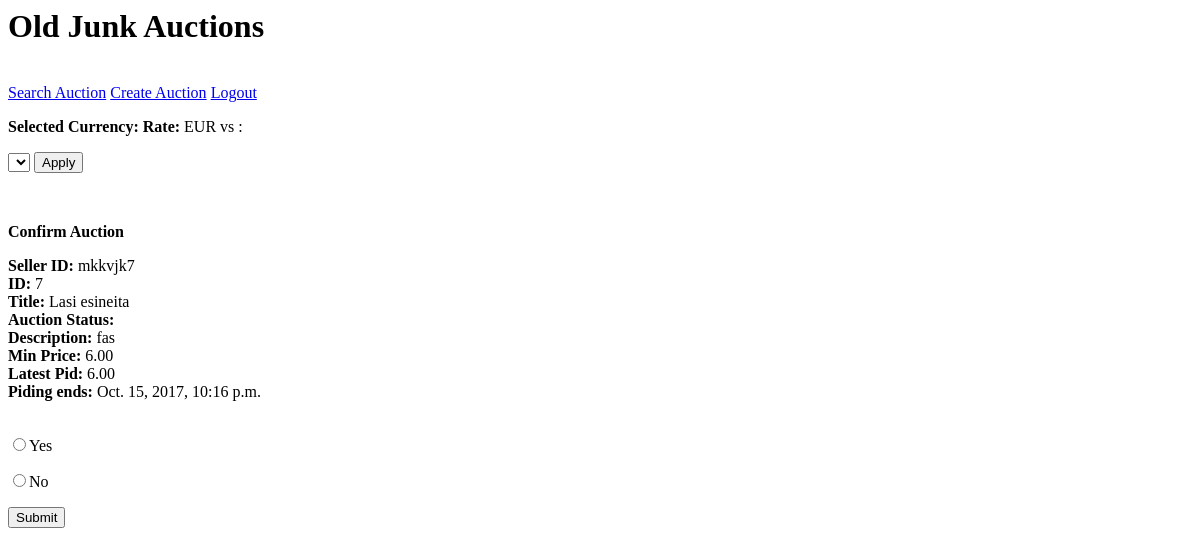
Page /banview/7 (signed in) on the earlier database version.
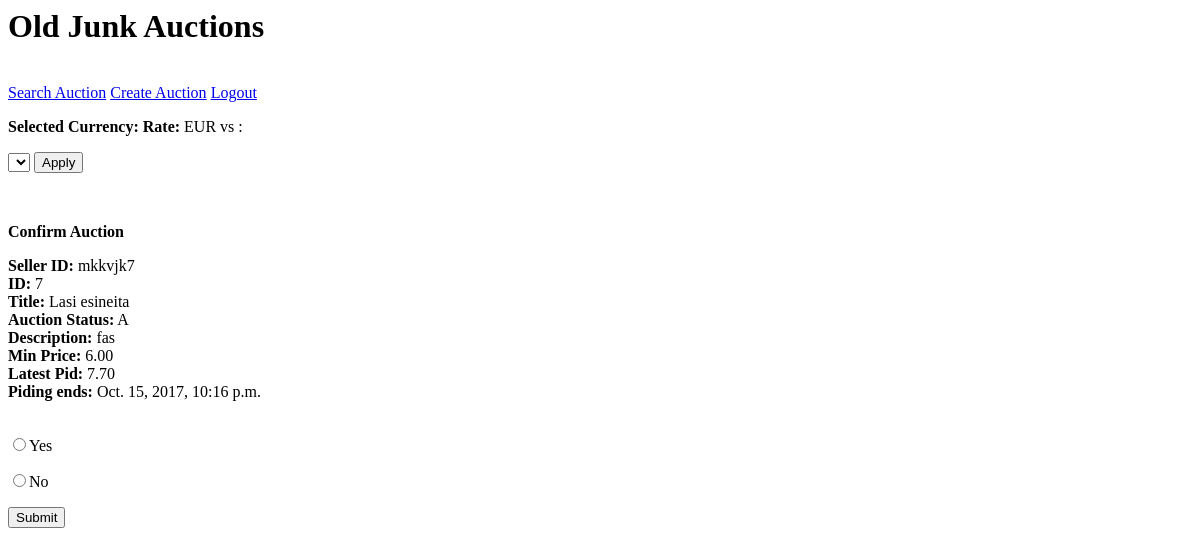
Same page on the later database version.
### YAAS_App/models.py (models this page shows, shortened)
class Auction(models.Model):
    ACTIVE = 'A'
    BANNED = 'B'
    DUE ='D'
    ADJUDICATED ='E'
    AUCTION_STATUS = (
        (ACTIVE, 'Active'),
        (BANNED, 'Banned'),
        (DUE, 'Due'),
        (ADJUDICATED, 'Adjudicated')
    )
    seller=models.ForeignKey(User)
    title=models.CharField(max_length=100)
    auction_status=models.CharField(max_length=1)
    description=models.TextField()
    start_price=models.DecimalField(max_digits=6,decimal_places=2)
    latest_pid=models.DecimalField(max_digits=6,decimal_places=2)
    endtime=models.DateTimeField()

### YAAS_App/views.py (the view)
# urls.py: url(r'^banview/(\d+)$', banview),
@login_required
def banview(request,offset):
    if request.method=='GET':
        if not request.user.is_authenticated() or not request.user.is_staff:
            messages.add_message(request, messages.ERROR, "You must login before you are allowed to ban")
            return HttpResponseRedirect('/login/?next=%s')
        else:
            auction=get_object_or_404(Auction,id=offset)
            print(auction.title)
            form=ConfirmBan()
            return render(request,'confirmban.html',{'auction':auction})

### templates/confirmban.html (shortened to what this page needs)
{%  extends "base.html" %}
{% block content %}
<p><b>Confirm Auction</b></p>
    <form action="/banauction/{{ auction.id }}" method="post">
        <label> <b>Seller ID:</b> {{ auction.seller }}</label><br>
        <label> <b>ID:</b> {{ auction.id }}</label><br>
        <label> <b>Title:</b> {{ auction.title }}</label><br>
        <label> <b>Auction Status:</b> {{ auction.auction_status }}</label><br>
        <label> <b>Description:</b> {{ auction.description }}</label><br>
        <label> <b>Min Price:</b> {{ auction.start_price }}</label><br>
        <label> <b>Latest Pid:</b> {{ auction.latest_pid }}</label><br>
        <label> <b>Piding ends:</b> {{ auction.endtime }}</label><br>
        <br>
        <p><input type="radio" name="option" value="Yes">Yes</p>
        <p><input type="radio" name="option" value="No">No</p>
        <input type="submit" value="Submit">
    </form>
{% endblock %}

### templates/base.html (shortened to what this page needs)
{% load i18n %}
<html lang="en">
<head>
</head>
<body>
<h1>Old Junk Auctions</h1>
    <br>
    <a href="/searchauction/">Search Auction</a>
    {% if user.is_authenticated %}
        <a href="/createauction/">Create Auction</a>
        <a href="/logout/">Logout</a>
    {% else %}
        <a href="/login/">Login</a>
        <a href="/createuser/">Add new user</a>
    {% endif %}
    <p><b>Selected Currency:</b> {{ currency }} <td></td><b>Rate:</b> EUR vs {{ currency }} : {{ rate }} </p>
    <form action="/readjson/" method="POST">{% csrf_token %}
        <select name="dropdown">
        </select>
    <input type="submit" value="Apply">
    </form>
    <br>
{% block content %}
{% endblock %}
</body>
</html>

Differences in the rows shown:
changed Auction "Lasi esineita": auction_status (not shown) → "A"; latest_pid "6.00" → "7.70"
